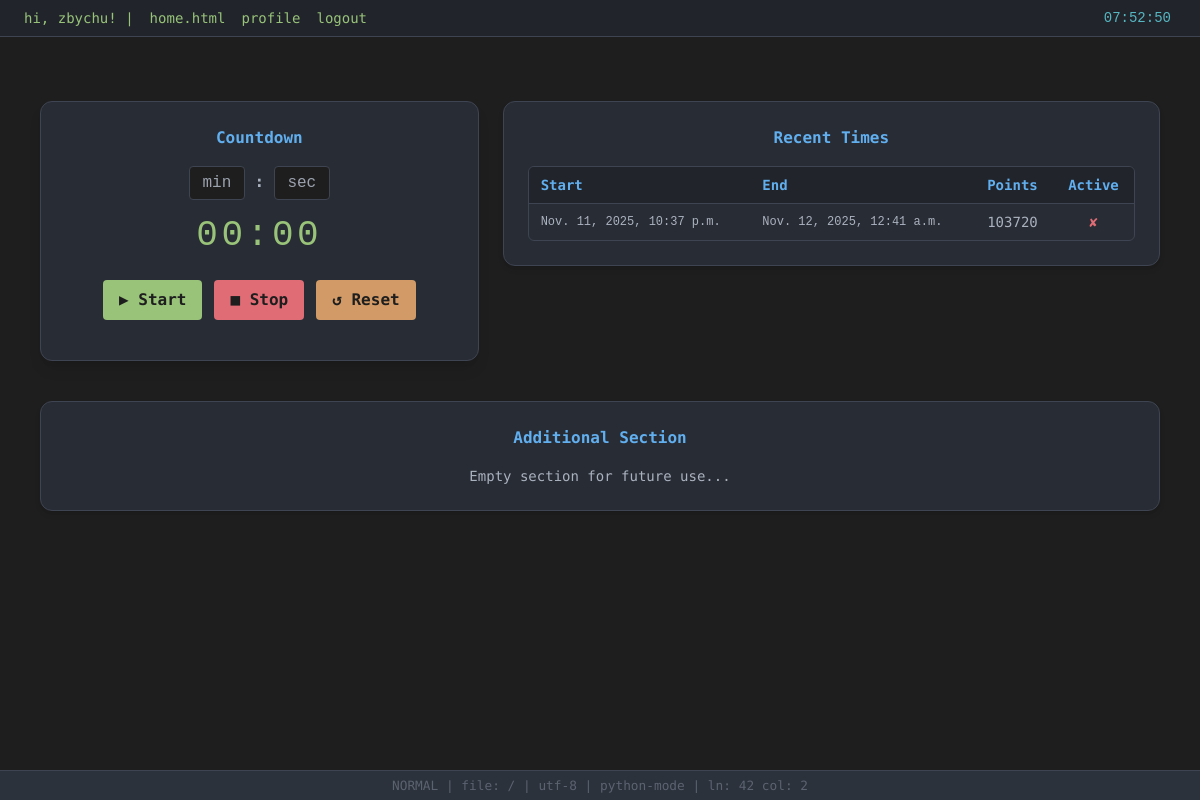
Screenshot of / (signed in) with the database file from the repository.
### main/models/time_model.py (models this page shows, shortened)
class Time(models.Model):
    start_time = models.DateTimeField(null=True, blank=True)
    end_time = models.DateTimeField(null=True, blank=True)
    duration = models.DurationField(null=True, blank=True)
    category = models.CharField(max_length=50, null=True)
    points = models.IntegerField(default=0)
    user = models.ForeignKey(User, on_delete=models.CASCADE, null=True)
    is_active = models.BooleanField(default=True)
    class Meta:
        verbose_name = "Focus duration"

### core/views.py (the view, shortened to what this page needs)
# urls.py: path("", views.home_view, name="home"),
def home_view(request):
    if not request.user.is_authenticated:
        return render(request, "home.html")
    timers = Time.objects.filter(user=request.user).order_by("-start_time")
    return render(request, "home.html", {"timers": timers})

### templates/home.html (shortened to what this page needs)
{% extends "base.html" %}
{% block content %}
<div
  class="flex flex-col md:flex-row justify-center items-start gap-6 mt-10 w-full md:w-[70rem] mx-auto"
>
  <div
    class="w-full md:w-2/5 bg-[#282c34] border border-[#3e4451] rounded-xl p-6 text-center shadow-lg"
  >
    <h1 class="text-[#61afef] text-base font-bold mb-4">Countdown</h1>
    <div class="flex justify-center items-center space-x-2 mb-4">
      <form method="post">
      <input
        name="minutes"
        id="minutes"
        type="number"
        min="1"
        required
        placeholder="min"
        class="w-14 bg-[#1e1e1e] border border-[#3e4451] rounded text-center text-[#abb2bf] font-mono p-1 appearance-none"
      />
      <span class="text-[#abb2bf] font-bold">:</span>
      <input
        name="seconds"
        id="seconds"
        type="number"
        min="0"
        max="59"
        required
        placeholder="sec"
        class="w-14 bg-[#1e1e1e] border border-[#3e4451] rounded text-center text-[#abb2bf] font-mono p-1 appearance-none"
      />
    </div>
    <div
      id="timer-display"
      class="text-4xl font-mono text-[#98c379] mb-6 tracking-widest"
    >
    </div>
    <div class="flex justify-center space-x-3 mb-4">
      <button
        id="timer-start"
        type="button"
        class="px-4 py-2 rounded bg-[#98c379] text-[#1e1e1e] font-semibold hover:bg-[#7cbf69] transition"
      >
        ▶ Start
      </button>
      <button
        id="timer-stop"
        class="px-4 py-2 rounded bg-[#e06c75] text-[#1e1e1e] font-semibold hover:bg-[#c45b64] transition"
      >
        ■ Stop
      </button>
      <button
        id="timer-reset"
        class="px-4 py-2 rounded bg-[#d19a66] text-[#1e1e1e] font-semibold hover:bg-[#c18456] transition"
      >
        ↺ Reset
      </button>
    </div>
  </div>
  <div
    class="w-full md:w-3/5 bg-[#282c34] border border-[#3e4451] rounded-xl p-6 text-center shadow-md"
  >
    <h2 class="text-[#61afef] text-base font-bold mb-4">Recent Times</h2>
    <div class="max-h-72 overflow-y-auto border border-[#3e4451] rounded-md">
      <table class="w-full border-collapse text-sm text-[#abb2bf]">
        <thead class="sticky top-0 bg-[#21252b] text-[#61afef] z-10">
          <tr>
            <th class="border-b border-[#3e4451] px-3 py-2 text-left">Start</th>
            <th class="border-b border-[#3e4451] px-3 py-2 text-left">End</th>
            <th class="border-b border-[#3e4451] px-3 py-2 text-center">Points</th>
            <th class="border-b border-[#3e4451] px-3 py-2 text-center">Active</th>
          </tr>
        </thead>
        <tbody>
          {% for timer in timers %}
          <tr class="hover:bg-[#2c313c] transition">
            <td class="px-3 py-2 font-mono text-xs truncate text-left">
              {{ timer.start_time }}
            </td>
            <td class="px-3 py-2 font-mono text-xs truncate text-left">
              {{ timer.end_time }}
            </td>
            <td class="px-3 py-2 text-center">{{ timer.points }}</td>
            <td class="px-3 py-2 text-center">
              {% if timer.is_active %}
              <span class="text-[#98c379] font-bold">✔</span>
              {% else %}
              <span class="text-[#e06c75] font-bold">✘</span>
              {% endif %}
            </td>
          </tr>
          {% empty %}
          <tr>
            <td colspan="4" class="py-3 text-[#5c6370]">No Times</td>
          </tr>
          {% endfor %}
        </tbody>
      </table>
    </div>
  </div>
</div>
<div
  class="bg-[#282c34] border border-[#3e4451] rounded-xl p-6 w-full md:w-[70rem] text-center mt-10 mx-auto shadow-md"
>
  <h2 class="text-[#61afef] text-base font-bold mb-4">Additional Section</h2>
  <p class="text-[#abb2bf] text-sm">Empty section for future use...</p>
</div>
{% endblock %}

### templates/base.html (shortened to what this page needs)
<!DOCTYPE html>
<html lang="pl">
  <head>
    <script src="https://cdn.tailwindcss.com"></script>
  </head>
  <body class="min-h-screen flex flex-col">
    <nav
      class="flex justify-between items-center bg-[#21252b] text-[#98c379] px-6 py-2 border-b border-[#3e4451]"
    >
      <div class="flex space-x-4 text-sm">
        {% if user.is_authenticated %}
          <p>hi, {{user.username}}! |</p>
          <a href="{% url 'home' %}" class="hover:text-[#61afef]"> home.html </a>
          <a href="{% url 'profile' %}" class="hover:text-[#61afef]"
              >profile </a>
          <a href="{% url 'logout' %}" class="hover:text-[#e06c75]">logout</a>
        {% else %}
          <a href="{% url 'home' %}" class="hover:text-[#61afef]">home.html</a>
          <a href="{% url 'log_into_acc' %}" class="hover:text-[#61afef]"
            > login </a
          >
        {% endif %}
      </div>
      <div class="text-[#56b6c2] text-sm font-mono">
        <span id="clock">--:--:--</span>
      </div>
    </nav>
    <main class="flex-grow p-6 flex flex-col items-center">
      {% block content %}{% endblock %}
    </main>
    <footer class="status-bar text-center">
      NORMAL | file: {{ request.path|default:"home.html" }} | utf-8 |
      python-mode | ln: 42 col: 2
    </footer>
  </body>
</html>

### templates/base.html (style rules this page uses)
body { background-color: #1e1e1e; color: #abb2bf; font-family: "Fira Code", monospace; }
.status-bar { background-color: #2c323c; color: #5c6370; font-size: 0.8rem; border-top: 1px solid #3e4451; padding: 0.3rem 1rem; }

### templates/home.html (style rules this page uses)
[type='number'] { -moz-appearance: textfield; }

### rows the page displays
Time: start_time "Nov. 11, 2025, 10:37 p.m.", end_time "Nov. 12, 2025, 12:41 a.m.", points "103720"

### other values shown
{{ user.username }} "zbychu"
{{ request.path|default:"home.html" }} "/"
